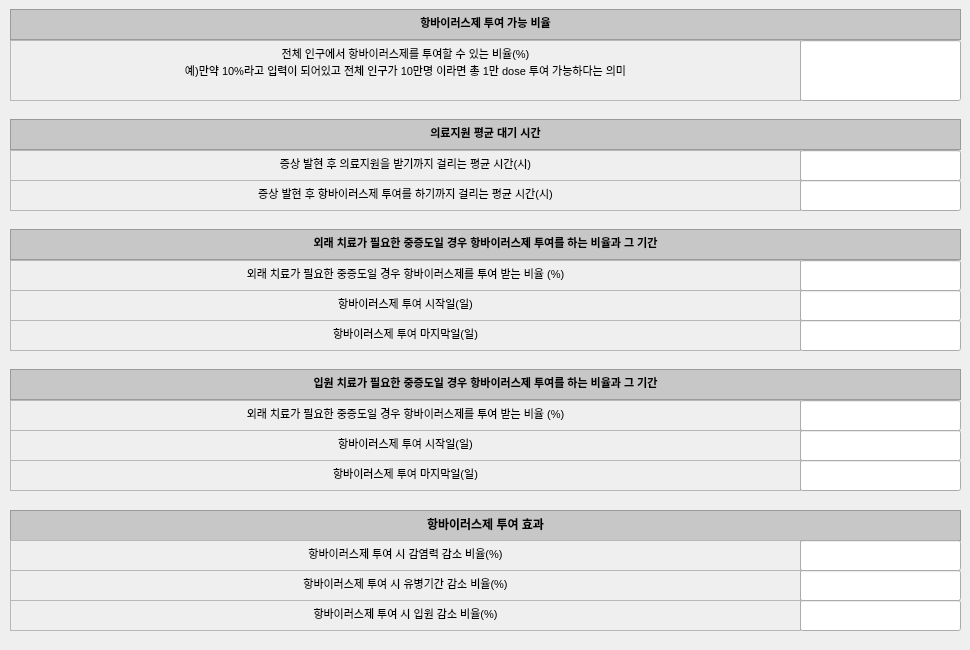
       <widget class="QWidget" name="scrollAreaWidgetContents_3">
        <property name="geometry">
         <rect>
          <x>0</x>
          <y>0</y>
          <width>970</width>
          <height>650</height>
         </rect>
        </property>
        <widget class="QTextEdit" name="textEdit_111">
         <property name="enabled">
          <bool>false</bool>
         </property>
         <property name="geometry">
          <rect>
           <x>10</x>
           <y>40</y>
           <width>791</width>
           <height>61</height>
          </rect>
         </property>
         <property name="html">
          <string>&lt;!DOCTYPE HTML PUBLIC &quot;-//W3C//DTD HTML 4.0//EN&quot; &quot;http://www.w3.org/TR/REC-html40/strict.dtd&quot;&gt;
&lt;html&gt;&lt;head&gt;&lt;meta name=&quot;qrichtext&quot; content=&quot;1&quot; /&gt;&lt;style type=&quot;text/css&quot;&gt;
p, li { white-space: pre-wrap; }
&lt;/style&gt;&lt;/head&gt;&lt;body style=&quot; font-family:'맑은 고딕'; font-size:8.25pt; font-weight:400; font-style:normal;&quot;&gt;
&lt;p align=&quot;center&quot; style=&quot; margin-top:0px; margin-bottom:0px; margin-left:0px; margin-right:0px; -qt-block-indent:0; text-indent:0px;&quot;&gt;&lt;span style=&quot; font-size:8pt; color:#000000;&quot;&gt;전체 인구에서 항바이러스제를 투여할 수 있는 비율(%)&lt;/span&gt;&lt;/p&gt;
&lt;p align=&quot;center&quot; style=&quot; margin-top:0px; margin-bottom:0px; margin-left:0px; margin-right:0px; -qt-block-indent:0; text-indent:0px;&quot;&gt;&lt;span style=&quot; font-size:8pt; color:#000000;&quot;&gt;예)만약 10%라고 입력이 되어있고 전체 인구가 10만명 이라면 총 1만 dose 투여 가능하다는 의미&lt;/span&gt;&lt;/p&gt;&lt;/body&gt;&lt;/html&gt;</string>
         </property>
        </widget>
        <widget class="QTextEdit" name="textEdit_112">
         <property name="enabled">
          <bool>false</bool>
         </property>
         <property name="geometry">
          <rect>
           <x>10</x>
           <y>9</y>
           <width>951</width>
           <height>31</height>
          </rect>
         </property>
         <property name="styleSheet">
          <string notr="true">background-color: rgb(199, 199, 199);</string>
         </property>
         <property name="html">
          <string>&lt;!DOCTYPE HTML PUBLIC &quot;-//W3C//DTD HTML 4.0//EN&quot; &quot;http://www.w3.org/TR/REC-html40/strict.dtd&quot;&gt;
&lt;html&gt;&lt;head&gt;&lt;meta name=&quot;qrichtext&quot; content=&quot;1&quot; /&gt;&lt;style type=&quot;text/css&quot;&gt;
p, li { white-space: pre-wrap; }
&lt;/style&gt;&lt;/head&gt;&lt;body style=&quot; font-family:'맑은 고딕'; font-size:8.25pt; font-weight:400; font-style:normal;&quot;&gt;
&lt;p align=&quot;center&quot; style=&quot; margin-top:0px; margin-bottom:0px; margin-left:0px; margin-right:0px; -qt-block-indent:0; text-indent:0px;&quot;&gt;&lt;span style=&quot; font-size:8pt; font-weight:600; color:#000000;&quot;&gt;항바이러스제 투여 가능 비율&lt;/span&gt;&lt;/p&gt;&lt;/body&gt;&lt;/html&gt;</string>
         </property>
        </widget>
        <widget class="QTextEdit" name="textEdit_114">
         <property name="enabled">
          <bool>false</bool>
         </property>
         <property name="geometry">
          <rect>
           <x>10</x>
           <y>150</y>
           <width>791</width>
           <height>31</height>
          </rect>
         </property>
         <property name="html">
          <string>&lt;!DOCTYPE HTML PUBLIC &quot;-//W3C//DTD HTML 4.0//EN&quot; &quot;http://www.w3.org/TR/REC-html40/strict.dtd&quot;&gt;
&lt;html&gt;&lt;head&gt;&lt;meta name=&quot;qrichtext&quot; content=&quot;1&quot; /&gt;&lt;style type=&quot;text/css&quot;&gt;
p, li { white-space: pre-wrap; }
&lt;/style&gt;&lt;/head&gt;&lt;body style=&quot; font-family:'맑은 고딕'; font-size:8.25pt; font-weight:400; font-style:normal;&quot;&gt;
&lt;p align=&quot;center&quot; style=&quot; margin-top:0px; margin-bottom:0px; margin-left:0px; margin-right:0px; -qt-block-indent:0; text-indent:0px;&quot;&gt;&lt;span style=&quot; font-size:8pt; color:#000000;&quot;&gt;증상 발현 후 의료지원을 받기까지 걸리는 평균 시간(시)&lt;/span&gt;&lt;/p&gt;&lt;/body&gt;&lt;/html&gt;</string>
         </property>
        </widget>
        <widget class="QTextEdit" name="textEdit_115">
         <property name="enabled">
          <bool>false</bool>
         </property>
         <property name="geometry">
          <rect>
           <x>10</x>
           <y>119</y>
           <width>951</width>
           <height>31</height>
          </rect>
         </property>
         <property name="styleSheet">
          <string notr="true">background-color: rgb(199, 199, 199);</string>
         </property>
         <property name="html">
          <string>&lt;!DOCTYPE HTML PUBLIC &quot;-//W3C//DTD HTML 4.0//EN&quot; &quot;http://www.w3.org/TR/REC-html40/strict.dtd&quot;&gt;
&lt;html&gt;&lt;head&gt;&lt;meta name=&quot;qrichtext&quot; content=&quot;1&quot; /&gt;&lt;style type=&quot;text/css&quot;&gt;
p, li { white-space: pre-wrap; }
&lt;/style&gt;&lt;/head&gt;&lt;body style=&quot; font-family:'맑은 고딕'; font-size:8.25pt; font-weight:400; font-style:normal;&quot;&gt;
&lt;p align=&quot;center&quot; style=&quot; margin-top:0px; margin-bottom:0px; margin-left:0px; margin-right:0px; -qt-block-indent:0; text-indent:0px;&quot;&gt;&lt;span style=&quot; font-size:8pt; font-weight:600; color:#000000;&quot;&gt;의료지원 평균 대기 시간&lt;/span&gt;&lt;/p&gt;&lt;/body&gt;&lt;/html&gt;</string>
         </property>
        </widget>
        <widget class="QTextEdit" name="textEdit_164">
         <property name="enabled">
          <bool>false</bool>
         </property>
         <property name="geometry">
          <rect>
           <x>10</x>
           <y>540</y>
           <width>181</width>
           <height>31</height>
          </rect>
         </property>
         <property name="html">
          <string>&lt;!DOCTYPE HTML PUBLIC &quot;-//W3C//DTD HTML 4.0//EN&quot; &quot;http://www.w3.org/TR/REC-html40/strict.dtd&quot;&gt;
&lt;html&gt;&lt;head&gt;&lt;meta name=&quot;qrichtext&quot; content=&quot;1&quot; /&gt;&lt;style type=&quot;text/css&quot;&gt;
p, li { white-space: pre-wrap; }
&lt;/style&gt;&lt;/head&gt;&lt;body style=&quot; font-family:'맑은 고딕'; font-size:8.25pt; font-weight:400; font-style:normal;&quot;&gt;
&lt;p align=&quot;center&quot; style=&quot; margin-top:0px; margin-bottom:0px; margin-left:0px; margin-right:0px; -qt-block-indent:0; text-indent:0px;&quot;&gt;&lt;span style=&quot; font-size:8pt; color:#000000;&quot;&gt;입원 감소 비율(%)&lt;/span&gt;&lt;/p&gt;&lt;/body&gt;&lt;/html&gt;</string>
         </property>
        </widget>
        <widget class="QTextEdit" name="textEdit_141">
         <property name="enabled">
          <bool>false</bool>
         </property>
         <property name="geometry">
          <rect>
           <x>10</x>
           <y>510</y>
           <width>951</width>
           <height>31</height>
          </rect>
         </property>
         <property name="styleSheet">
          <string notr="true">background-color: rgb(199, 199, 199);</string>
         </property>
         <property name="html">
          <string>&lt;!DOCTYPE HTML PUBLIC &quot;-//W3C//DTD HTML 4.0//EN&quot; &quot;http://www.w3.org/TR/REC-html40/strict.dtd&quot;&gt;
&lt;html&gt;&lt;head&gt;&lt;meta name=&quot;qrichtext&quot; content=&quot;1&quot; /&gt;&lt;style type=&quot;text/css&quot;&gt;
p, li { white-space: pre-wrap; }
&lt;/style&gt;&lt;/head&gt;&lt;body style=&quot; font-family:'맑은 고딕'; font-size:8.25pt; font-weight:400; font-style:normal;&quot;&gt;
&lt;p align=&quot;center&quot; style=&quot; margin-top:0px; margin-bottom:0px; margin-left:0px; margin-right:0px; -qt-block-indent:0; text-indent:0px;&quot;&gt;&lt;span style=&quot; font-size:9pt; font-weight:600; color:#000000;&quot;&gt;항바이러스제 투여 효과&lt;/span&gt;&lt;/p&gt;&lt;/body&gt;&lt;/html&gt;</string>
         </property>
        </widget>
        <widget class="QTextEdit" name="textEdit_142">
         <property name="enabled">
          <bool>false</bool>
         </property>
         <property name="geometry">
          <rect>
           <x>10</x>
           <y>540</y>
           <width>791</width>
           <height>31</height>
          </rect>
         </property>
         <property name="html">
          <string>&lt;!DOCTYPE HTML PUBLIC &quot;-//W3C//DTD HTML 4.0//EN&quot; &quot;http://www.w3.org/TR/REC-html40/strict.dtd&quot;&gt;
&lt;html&gt;&lt;head&gt;&lt;meta name=&quot;qrichtext&quot; content=&quot;1&quot; /&gt;&lt;style type=&quot;text/css&quot;&gt;
p, li { white-space: pre-wrap; }
&lt;/style&gt;&lt;/head&gt;&lt;body style=&quot; font-family:'맑은 고딕'; font-size:8.25pt; font-weight:400; font-style:normal;&quot;&gt;
&lt;p align=&quot;center&quot; style=&quot; margin-top:0px; margin-bottom:0px; margin-left:0px; margin-right:0px; -qt-block-indent:0; text-indent:0px;&quot;&gt;&lt;span style=&quot; font-size:8pt; color:#000000;&quot;&gt;항바이러스제 투여 시 감염력 감소 비율(%)&lt;/span&gt;&lt;/p&gt;&lt;/body&gt;&lt;/html&gt;</string>
         </property>
        </widget>
        <widget class="QTextEdit" name="textEdit_143">
         <property name="enabled">
          <bool>false</bool>
         </property>
         <property name="geometry">
          <rect>
           <x>10</x>
           <y>570</y>
           <width>791</width>
           <height>31</height>
          </rect>
         </property>
         <property name="html">
          <string>&lt;!DOCTYPE HTML PUBLIC &quot;-//W3C//DTD HTML 4.0//EN&quot; &quot;http://www.w3.org/TR/REC-html40/strict.dtd&quot;&gt;
&lt;html&gt;&lt;head&gt;&lt;meta name=&quot;qrichtext&quot; content=&quot;1&quot; /&gt;&lt;style type=&quot;text/css&quot;&gt;
p, li { white-space: pre-wrap; }
&lt;/style&gt;&lt;/head&gt;&lt;body style=&quot; font-family:'맑은 고딕'; font-size:8.25pt; font-weight:400; font-style:normal;&quot;&gt;
&lt;p align=&quot;center&quot; style=&quot; margin-top:0px; margin-bottom:0px; margin-left:0px; margin-right:0px; -qt-block-indent:0; text-indent:0px;&quot;&gt;&lt;span style=&quot; font-size:8pt; color:#000000;&quot;&gt;항바이러스제 투여 시 유병기간 감소 비율(%)&lt;/span&gt;&lt;/p&gt;&lt;/body&gt;&lt;/html&gt;</string>
         </property>
        </widget>
        <widget class="QTextEdit" name="textEdit_118">
         <property name="enabled">
          <bool>false</bool>
         </property>
         <property name="geometry">
          <rect>
           <x>10</x>
           <y>180</y>
           <width>791</width>
           <height>31</height>
          </rect>
         </property>
         <property name="html">
          <string>&lt;!DOCTYPE HTML PUBLIC &quot;-//W3C//DTD HTML 4.0//EN&quot; &quot;http://www.w3.org/TR/REC-html40/strict.dtd&quot;&gt;
&lt;html&gt;&lt;head&gt;&lt;meta name=&quot;qrichtext&quot; content=&quot;1&quot; /&gt;&lt;style type=&quot;text/css&quot;&gt;
p, li { white-space: pre-wrap; }
&lt;/style&gt;&lt;/head&gt;&lt;body style=&quot; font-family:'맑은 고딕'; font-size:8.25pt; font-weight:400; font-style:normal;&quot;&gt;
&lt;p align=&quot;center&quot; style=&quot; margin-top:0px; margin-bottom:0px; margin-left:0px; margin-right:0px; -qt-block-indent:0; text-indent:0px;&quot;&gt;&lt;span style=&quot; font-size:8pt; color:#000000;&quot;&gt;증상 발현 후 항바이러스제 투여를 하기까지 걸리는 평균 시간(시)&lt;/span&gt;&lt;/p&gt;&lt;/body&gt;&lt;/html&gt;</string>
         </property>
        </widget>
        <widget class="QTextEdit" name="textEdit_120">
         <property name="enabled">
          <bool>false</bool>
         </property>
         <property name="geometry">
          <rect>
           <x>10</x>
           <y>260</y>
           <width>791</width>
           <height>31</height>
          </rect>
         </property>
         <property name="html">
          <string>&lt;!DOCTYPE HTML PUBLIC &quot;-//W3C//DTD HTML 4.0//EN&quot; &quot;http://www.w3.org/TR/REC-html40/strict.dtd&quot;&gt;
&lt;html&gt;&lt;head&gt;&lt;meta name=&quot;qrichtext&quot; content=&quot;1&quot; /&gt;&lt;style type=&quot;text/css&quot;&gt;
p, li { white-space: pre-wrap; }
&lt;/style&gt;&lt;/head&gt;&lt;body style=&quot; font-family:'맑은 고딕'; font-size:8.25pt; font-weight:400; font-style:normal;&quot;&gt;
&lt;p align=&quot;center&quot; style=&quot; margin-top:0px; margin-bottom:0px; margin-left:0px; margin-right:0px; -qt-block-indent:0; text-indent:0px;&quot;&gt;&lt;span style=&quot; font-size:8pt; color:#000000;&quot;&gt;외래 치료가 필요한 중증도일 경우 항바이러스제를 투여 받는 비율 (%)&lt;/span&gt;&lt;/p&gt;&lt;/body&gt;&lt;/html&gt;</string>
         </property>
        </widget>
        <widget class="QTextEdit" name="textEdit_121">
         <property name="enabled">
          <bool>false</bool>
         </property>
         <property name="geometry">
          <rect>
           <x>10</x>
           <y>290</y>
           <width>791</width>
           <height>31</height>
          </rect>
         </property>
         <property name="html">
          <string>&lt;!DOCTYPE HTML PUBLIC &quot;-//W3C//DTD HTML 4.0//EN&quot; &quot;http://www.w3.org/TR/REC-html40/strict.dtd&quot;&gt;
&lt;html&gt;&lt;head&gt;&lt;meta name=&quot;qrichtext&quot; content=&quot;1&quot; /&gt;&lt;style type=&quot;text/css&quot;&gt;
p, li { white-space: pre-wrap; }
&lt;/style&gt;&lt;/head&gt;&lt;body style=&quot; font-family:'맑은 고딕'; font-size:8.25pt; font-weight:400; font-style:normal;&quot;&gt;
&lt;p align=&quot;center&quot; style=&quot; margin-top:0px; margin-bottom:0px; margin-left:0px; margin-right:0px; -qt-block-indent:0; text-indent:0px;&quot;&gt;&lt;span style=&quot; font-size:8pt; color:#000000;&quot;&gt;항바이러스제 투여 시작일(일)&lt;/span&gt;&lt;/p&gt;&lt;/body&gt;&lt;/html&gt;</string>
         </property>
        </widget>
        <widget class="QTextEdit" name="textEdit_122">
         <property name="enabled">
          <bool>false</bool>
         </property>
         <property name="geometry">
          <rect>
           <x>10</x>
           <y>229</y>
           <width>951</width>
           <height>31</height>
          </rect>
         </property>
         <property name="styleSheet">
          <string notr="true">background-color: rgb(199, 199, 199);</string>
         </property>
         <property name="html">
          <string>&lt;!DOCTYPE HTML PUBLIC &quot;-//W3C//DTD HTML 4.0//EN&quot; &quot;http://www.w3.org/TR/REC-html40/strict.dtd&quot;&gt;
&lt;html&gt;&lt;head&gt;&lt;meta name=&quot;qrichtext&quot; content=&quot;1&quot; /&gt;&lt;style type=&quot;text/css&quot;&gt;
p, li { white-space: pre-wrap; }
&lt;/style&gt;&lt;/head&gt;&lt;body style=&quot; font-family:'맑은 고딕'; font-size:8.25pt; font-weight:400; font-style:normal;&quot;&gt;
&lt;p align=&quot;center&quot; style=&quot; margin-top:0px; margin-bottom:0px; margin-left:0px; margin-right:0px; -qt-block-indent:0; text-indent:0px;&quot;&gt;&lt;span style=&quot; font-size:8pt; font-weight:600; color:#000000;&quot;&gt;외래 치료가 필요한 중증도일 경우 항바이러스제 투여를 하는 비율과 그 기간&lt;/span&gt;&lt;/p&gt;&lt;/body&gt;&lt;/html&gt;</string>
         </property>
        </widget>
        <widget class="QTextEdit" name="textEdit_135">
         <property name="enabled">
          <bool>false</bool>
         </property>
         <property name="geometry">
          <rect>
           <x>10</x>
           <y>400</y>
           <width>791</width>
           <height>31</height>
          </rect>
         </property>
         <property name="html">
          <string>&lt;!DOCTYPE HTML PUBLIC &quot;-//W3C//DTD HTML 4.0//EN&quot; &quot;http://www.w3.org/TR/REC-html40/strict.dtd&quot;&gt;
&lt;html&gt;&lt;head&gt;&lt;meta name=&quot;qrichtext&quot; content=&quot;1&quot; /&gt;&lt;style type=&quot;text/css&quot;&gt;
p, li { white-space: pre-wrap; }
&lt;/style&gt;&lt;/head&gt;&lt;body style=&quot; font-family:'맑은 고딕'; font-size:8.25pt; font-weight:400; font-style:normal;&quot;&gt;
&lt;p align=&quot;center&quot; style=&quot; margin-top:0px; margin-bottom:0px; margin-left:0px; margin-right:0px; -qt-block-indent:0; text-indent:0px;&quot;&gt;&lt;span style=&quot; font-size:8pt; color:#000000;&quot;&gt;외래 치료가 필요한 중증도일 경우 항바이러스제를 투여 받는 비율 (%)&lt;/span&gt;&lt;/p&gt;&lt;/body&gt;&lt;/html&gt;</string>
         </property>
        </widget>
        <widget class="QTextEdit" name="textEdit_136">
         <property name="enabled">
          <bool>false</bool>
         </property>
         <property name="geometry">
          <rect>
           <x>10</x>
           <y>369</y>
           <width>951</width>
           <height>31</height>
          </rect>
         </property>
         <property name="styleSheet">
          <string notr="true">background-color: rgb(199, 199, 199);</string>
         </property>
         <property name="html">
          <string>&lt;!DOCTYPE HTML PUBLIC &quot;-//W3C//DTD HTML 4.0//EN&quot; &quot;http://www.w3.org/TR/REC-html40/strict.dtd&quot;&gt;
&lt;html&gt;&lt;head&gt;&lt;meta name=&quot;qrichtext&quot; content=&quot;1&quot; /&gt;&lt;style type=&quot;text/css&quot;&gt;
p, li { white-space: pre-wrap; }
&lt;/style&gt;&lt;/head&gt;&lt;body style=&quot; font-family:'맑은 고딕'; font-size:8.25pt; font-weight:400; font-style:normal;&quot;&gt;
&lt;p align=&quot;center&quot; style=&quot; margin-top:0px; margin-bottom:0px; margin-left:0px; margin-right:0px; -qt-block-indent:0; text-indent:0px;&quot;&gt;&lt;span style=&quot; font-size:8pt; font-weight:600; color:#000000;&quot;&gt;입원 치료가 필요한 중증도일 경우 항바이러스제 투여를 하는 비율과 그 기간&lt;/span&gt;&lt;/p&gt;&lt;/body&gt;&lt;/html&gt;</string>
         </property>
        </widget>
        <widget class="QTextEdit" name="textEdit_137">
         <property name="enabled">
          <bool>false</bool>
         </property>
         <property name="geometry">
          <rect>
           <x>10</x>
           <y>430</y>
           <width>791</width>
           <height>31</height>
          </rect>
         </property>
         <property name="html">
          <string>&lt;!DOCTYPE HTML PUBLIC &quot;-//W3C//DTD HTML 4.0//EN&quot; &quot;http://www.w3.org/TR/REC-html40/strict.dtd&quot;&gt;
&lt;html&gt;&lt;head&gt;&lt;meta name=&quot;qrichtext&quot; content=&quot;1&quot; /&gt;&lt;style type=&quot;text/css&quot;&gt;
p, li { white-space: pre-wrap; }
&lt;/style&gt;&lt;/head&gt;&lt;body style=&quot; font-family:'맑은 고딕'; font-size:8.25pt; font-weight:400; font-style:normal;&quot;&gt;
&lt;p align=&quot;center&quot; style=&quot; margin-top:0px; margin-bottom:0px; margin-left:0px; margin-right:0px; -qt-block-indent:0; text-indent:0px;&quot;&gt;&lt;span style=&quot; font-size:8pt; color:#000000;&quot;&gt;항바이러스제 투여 시작일(일)&lt;/span&gt;&lt;/p&gt;&lt;/body&gt;&lt;/html&gt;</string>
         </property>
        </widget>
        <widget class="QLineEdit" name="input_antiviralsRate">
         <property name="geometry">
          <rect>
           <x>800</x>
           <y>40</y>
           <width>161</width>
           <height>61</height>
          </rect>
         </property>
         <property name="text">
          <string/>
         </property>
         <property name="maxLength">
          <number>20</number>
         </property>
         <property name="alignment">
          <set>Qt::AlignCenter</set>
         </property>
        </widget>
        <widget class="QLineEdit" name="input_medicalHelp">
         <property name="geometry">
          <rect>
           <x>800</x>
           <y>150</y>
           <width>161</width>
           <height>31</height>
          </rect>
         </property>
         <property name="text">
          <string/>
         </property>
         <property name="maxLength">
          <number>20</number>
         </property>
         <property name="alignment">
          <set>Qt::AlignCenter</set>
         </property>
        </widget>
        <widget class="QLineEdit" name="input_antiviralsHelp">
         <property name="geometry">
          <rect>
           <x>800</x>
           <y>180</y>
           <width>161</width>
           <height>31</height>
          </rect>
         </property>
         <property name="text">
          <string/>
         </property>
         <property name="maxLength">
          <number>20</number>
         </property>
         <property name="alignment">
          <set>Qt::AlignCenter</set>
         </property>
        </widget>
        <widget class="QLineEdit" name="input_verySickTreat">
         <property name="geometry">
          <rect>
           <x>800</x>
           <y>260</y>
           <width>161</width>
           <height>31</height>
          </rect>
         </property>
         <property name="text">
          <string/>
         </property>
         <property name="maxLength">
          <number>20</number>
         </property>
         <property name="alignment">
          <set>Qt::AlignCenter</set>
         </property>
        </widget>
        <widget class="QLineEdit" name="input_extreamlySickTreat">
         <property name="geometry">
          <rect>
           <x>800</x>
           <y>400</y>
           <width>161</width>
           <height>31</height>
          </rect>
         </property>
         <property name="text">
          <string/>
         </property>
         <property name="maxLength">
          <number>20</number>
         </property>
         <property name="alignment">
          <set>Qt::AlignCenter</set>
         </property>
        </widget>
        <widget class="QLineEdit" name="input_contagiousnessReduct">
         <property name="geometry">
          <rect>
           <x>800</x>
           <y>540</y>
           <width>161</width>
           <height>31</height>
          </rect>
         </property>
         <property name="text">
          <string/>
         </property>
         <property name="maxLength">
          <number>20</number>
         </property>
         <property name="alignment">
          <set>Qt::AlignCenter</set>
         </property>
        </widget>
        <widget class="QLineEdit" name="input_durationReduct">
         <property name="geometry">
          <rect>
           <x>800</x>
           <y>570</y>
           <width>161</width>
           <height>31</height>
          </rect>
         </property>
         <property name="text">
          <string/>
         </property>
         <property name="maxLength">
          <number>20</number>
         </property>
         <property name="alignment">
          <set>Qt::AlignCenter</set>
         </property>
        </widget>
        <widget class="QLineEdit" name="input_HospitailizationReduct">
         <property name="geometry">
          <rect>
           <x>800</x>
           <y>600</y>
           <width>161</width>
           <height>31</height>
          </rect>
         </property>
         <property name="text">
          <string/>
         </property>
         <property name="maxLength">
          <number>20</number>
         </property>
         <property name="alignment">
          <set>Qt::AlignCenter</set>
         </property>
        </widget>
        <widget class="QLineEdit" name="input_verySickTreatStart">
         <property name="geometry">
          <rect>
           <x>800</x>
           <y>290</y>
           <width>161</width>
           <height>31</height>
          </rect>
         </property>
         <property name="styleSheet">
          <string notr="true"/>
         </property>
         <property name="text">
          <string/>
         </property>
         <property name="maxLength">
          <number>20</number>
         </property>
         <property name="alignment">
          <set>Qt::AlignCenter</set>
         </property>
        </widget>
        <widget class="QLineEdit" name="input_extreamlySickTreatEnd">
         <property name="geometry">
          <rect>
           <x>800</x>
           <y>460</y>
           <width>161</width>
           <height>31</height>
          </rect>
         </property>
         <property name="styleSheet">
          <string notr="true"/>
         </property>
         <property name="text">
          <string/>
         </property>
         <property name="maxLength">
          <number>20</number>
         </property>
         <property name="alignment">
          <set>Qt::AlignCenter</set>
         </property>
        </widget>
        <widget class="QLineEdit" name="input_verySickTreatEnd">
         <property name="geometry">
          <rect>
           <x>800</x>
           <y>320</y>
           <width>161</width>
           <height>31</height>
          </rect>
         </property>
         <property name="styleSheet">
          <string notr="true"/>
         </property>
         <property name="text">
          <string/>
         </property>
         <property name="maxLength">
          <number>20</number>
         </property>
         <property name="alignment">
          <set>Qt::AlignCenter</set>
         </property>
        </widget>
        <widget class="QLineEdit" name="input_extreamlySickTreatStart">
         <property name="geometry">
          <rect>
           <x>800</x>
           <y>430</y>
           <width>161</width>
           <height>31</height>
          </rect>
         </property>
         <property name="styleSheet">
          <string notr="true"/>
         </property>
         <property name="text">
          <string/>
         </property>
         <property name="maxLength">
          <number>20</number>
         </property>
         <property name="alignment">
          <set>Qt::AlignCenter</set>
         </property>
        </widget>
        <widget class="QTextEdit" name="textEdit_123">
         <property name="enabled">
          <bool>false</bool>
         </property>
         <property name="geometry">
          <rect>
           <x>10</x>
           <y>320</y>
           <width>791</width>
           <height>31</height>
          </rect>
         </property>
         <property name="html">
          <string>&lt;!DOCTYPE HTML PUBLIC &quot;-//W3C//DTD HTML 4.0//EN&quot; &quot;http://www.w3.org/TR/REC-html40/strict.dtd&quot;&gt;
&lt;html&gt;&lt;head&gt;&lt;meta name=&quot;qrichtext&quot; content=&quot;1&quot; /&gt;&lt;style type=&quot;text/css&quot;&gt;
p, li { white-space: pre-wrap; }
&lt;/style&gt;&lt;/head&gt;&lt;body style=&quot; font-family:'맑은 고딕'; font-size:8.25pt; font-weight:400; font-style:normal;&quot;&gt;
&lt;p align=&quot;center&quot; style=&quot; margin-top:0px; margin-bottom:0px; margin-left:0px; margin-right:0px; -qt-block-indent:0; text-indent:0px;&quot;&gt;&lt;span style=&quot; font-size:8pt; color:#000000;&quot;&gt;항바이러스제 투여 마지막일(일)&lt;/span&gt;&lt;/p&gt;&lt;/body&gt;&lt;/html&gt;</string>
         </property>
        </widget>
        <widget class="QTextEdit" name="textEdit_138">
         <property name="enabled">
          <bool>false</bool>
         </property>
         <property name="geometry">
          <rect>
           <x>10</x>
           <y>460</y>
           <width>791</width>
           <height>31</height>
          </rect>
         </property>
         <property name="html">
          <string>&lt;!DOCTYPE HTML PUBLIC &quot;-//W3C//DTD HTML 4.0//EN&quot; &quot;http://www.w3.org/TR/REC-html40/strict.dtd&quot;&gt;
&lt;html&gt;&lt;head&gt;&lt;meta name=&quot;qrichtext&quot; content=&quot;1&quot; /&gt;&lt;style type=&quot;text/css&quot;&gt;
p, li { white-space: pre-wrap; }
&lt;/style&gt;&lt;/head&gt;&lt;body style=&quot; font-family:'맑은 고딕'; font-size:8.25pt; font-weight:400; font-style:normal;&quot;&gt;
&lt;p align=&quot;center&quot; style=&quot; margin-top:0px; margin-bottom:0px; margin-left:0px; margin-right:0px; -qt-block-indent:0; text-indent:0px;&quot;&gt;&lt;span style=&quot; font-size:8pt; color:#000000;&quot;&gt;항바이러스제 투여 마지막일(일)&lt;/span&gt;&lt;/p&gt;&lt;/body&gt;&lt;/html&gt;</string>
         </property>
        </widget>
        <widget class="QTextEdit" name="textEdit_146">
         <property name="enabled">
          <bool>false</bool>
         </property>
         <property name="geometry">
          <rect>
           <x>10</x>
           <y>600</y>
           <width>791</width>
           <height>31</height>
          </rect>
         </property>
         <property name="html">
          <string>&lt;!DOCTYPE HTML PUBLIC &quot;-//W3C//DTD HTML 4.0//EN&quot; &quot;http://www.w3.org/TR/REC-html40/strict.dtd&quot;&gt;
&lt;html&gt;&lt;head&gt;&lt;meta name=&quot;qrichtext&quot; content=&quot;1&quot; /&gt;&lt;style type=&quot;text/css&quot;&gt;
p, li { white-space: pre-wrap; }
&lt;/style&gt;&lt;/head&gt;&lt;body style=&quot; font-family:'맑은 고딕'; font-size:8.25pt; font-weight:400; font-style:normal;&quot;&gt;
&lt;p align=&quot;center&quot; style=&quot; margin-top:0px; margin-bottom:0px; margin-left:0px; margin-right:0px; -qt-block-indent:0; text-indent:0px;&quot;&gt;&lt;span style=&quot; font-size:8pt; color:#000000;&quot;&gt;항바이러스제 투여 시 입원 감소 비율(%)&lt;/span&gt;&lt;/p&gt;&lt;/body&gt;&lt;/html&gt;</string>
         </property>
        </widget>
        <zorder>textEdit_111</zorder>
        <zorder>textEdit_112</zorder>
        <zorder>textEdit_114</zorder>
        <zorder>textEdit_115</zorder>
        <zorder>textEdit_164</zorder>
        <zorder>textEdit_141</zorder>
        <zorder>textEdit_142</zorder>
        <zorder>textEdit_143</zorder>
        <zorder>textEdit_118</zorder>
        <zorder>textEdit_120</zorder>
        <zorder>textEdit_121</zorder>
        <zorder>textEdit_122</zorder>
        <zorder>textEdit_135</zorder>
        <zorder>textEdit_136</zorder>
        <zorder>textEdit_137</zorder>
        <zorder>input_antiviralsRate</zorder>
        <zorder>input_medicalHelp</zorder>
        <zorder>input_antiviralsHelp</zorder>
        <zorder>input_verySickTreat</zorder>
        <zorder>input_extreamlySickTreat</zorder>
        <zorder>input_contagiousnessReduct</zorder>
        <zorder>input_durationReduct</zorder>
        <zorder>input_verySickTreatStart</zorder>
        <zorder>input_extreamlySickTreatStart</zorder>
        <zorder>textEdit_123</zorder>
        <zorder>textEdit_138</zorder>
        <zorder>textEdit_146</zorder>
        <zorder>input_extreamlySickTreatEnd</zorder>
        <zorder>input_HospitailizationReduct</zorder>
        <zorder>input_verySickTreatEnd</zorder>
       </widget>
